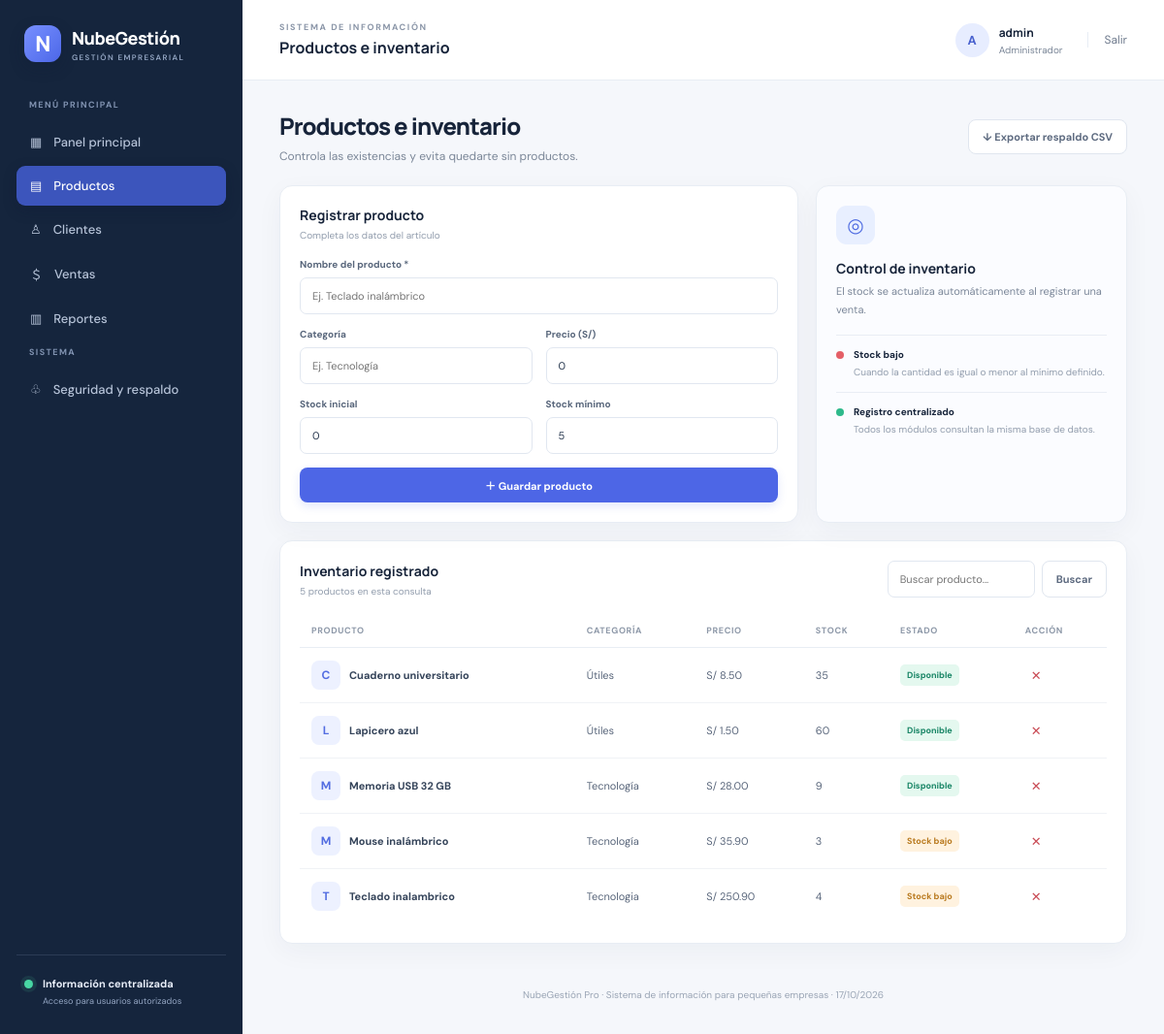
/productos (signed in), run on the app's committed database.
### app.py (models this page shows)
class Producto(db.Model):
    id = db.Column(db.Integer, primary_key=True)
    nombre = db.Column(db.String(120), nullable=False)
    categoria = db.Column(db.String(80), default="General")
    precio = db.Column(db.Float, nullable=False, default=0)
    stock = db.Column(db.Integer, nullable=False, default=0)
    stock_minimo = db.Column(db.Integer, nullable=False, default=5)
    creado_en = db.Column(db.DateTime, default=datetime.utcnow)

### app.py (the view, shortened to what this page needs)
@app.route("/productos", methods=["GET", "POST"])
@login_requerido
def productos():
    q = request.args.get("q", "").strip()
    consulta = Producto.query
    if q:
        consulta = consulta.filter(Producto.nombre.ilike(f"%{q}%") | Producto.categoria.ilike(f"%{q}%"))
    lista = consulta.order_by(Producto.nombre.asc()).all()
    return render_template("productos.html", productos=lista, q=q)

### app.py (called while the page is built)
def login_requerido(func):
    @wraps(func)
    def decorada(*args, **kwargs):
        if "usuario_id" not in session:
            return redirect(url_for("login"))
        return func(*args, **kwargs)
    return decorada

@app.context_processor
def datos_globales():
    return {"fecha_actual": date.today(), "usuario_actual": session.get("usuario")}

### templates/productos.html
{% extends "base.html" %}
{% block title %}Productos | NubeGestión{% endblock %}{% block heading %}Productos e inventario{% endblock %}
{% block content %}
<div class="page-intro"><div><h1>Productos e inventario</h1><p>Controla las existencias y evita quedarte sin productos.</p></div><a class="btn secondary" href="{{ url_for('exportar', tipo='productos') }}">↓ Exportar respaldo CSV</a></div>
<div class="two-col">
  <div class="panel"><div class="panel-heading"><div><h3>Registrar producto</h3><p>Completa los datos del artículo</p></div></div>
  <form method="post" class="form-grid">
    <div class="field full-field"><label>Nombre del producto *</label><input name="nombre" required maxlength="120" placeholder="Ej. Teclado inalámbrico"></div>
    <div class="field"><label>Categoría</label><input name="categoria" placeholder="Ej. Tecnología"></div>
    <div class="field"><label>Precio (S/)</label><input type="number" name="precio" min="0" step="0.01" required value="0"></div>
    <div class="field"><label>Stock inicial</label><input type="number" name="stock" min="0" required value="0"></div>
    <div class="field"><label>Stock mínimo</label><input type="number" name="stock_minimo" min="0" required value="5"></div>
    <button class="btn primary full-field" type="submit">＋ Guardar producto</button>
  </form></div>
  <div class="panel tips-panel"><div class="tips-icon">◎</div><h3>Control de inventario</h3><p>El stock se actualiza automáticamente al registrar una venta.</p><div class="tip-row"><span class="status-dot red"></span><span><strong>Stock bajo</strong><small>Cuando la cantidad es igual o menor al mínimo definido.</small></span></div><div class="tip-row"><span class="status-dot green"></span><span><strong>Registro centralizado</strong><small>Todos los módulos consultan la misma base de datos.</small></span></div></div>
</div>
<div class="panel"><div class="panel-heading"><div><h3>Inventario registrado</h3><p>{{ productos|length }} productos en esta consulta</p></div><form class="search-form" method="get"><input name="q" value="{{ q }}" placeholder="Buscar producto..."><button class="btn secondary" type="submit">Buscar</button></form></div>
<div class="table-wrap"><table><thead><tr><th>Producto</th><th>Categoría</th><th>Precio</th><th>Stock</th><th>Estado</th><th>Acción</th></tr></thead><tbody>
{% for p in productos %}<tr><td><div class="table-product"><span class="product-mini">{{ p.nombre[0]|upper }}</span><strong>{{ p.nombre }}</strong></div></td><td>{{ p.categoria }}</td><td>S/ {{ '%.2f'|format(p.precio) }}</td><td>{{ p.stock }}</td><td>{% if p.stock == 0 %}<span class="status danger">Agotado</span>{% elif p.stock <= p.stock_minimo %}<span class="status warning">Stock bajo</span>{% else %}<span class="status success">Disponible</span>{% endif %}</td><td><form method="post" action="{{ url_for('eliminar_producto', producto_id=p.id) }}" onsubmit="return confirm('¿Eliminar este producto?')"><button class="icon-btn danger-text" title="Eliminar" type="submit">✕</button></form></td></tr>
{% else %}<tr><td colspan="6" class="empty-cell">No se encontraron productos.</td></tr>{% endfor %}
</tbody></table></div></div>
{% endblock %}

### static/style.css (style rules this page uses)
:root { --ink:#17243a;--muted:#7b8798;--line:#e8edf4;--bg:#f5f7fb;--navy:#15253d;--blue:#4969e8;--blue2:#eef2ff;--green:#16866b;--red:#c94b55;--orange:#b77720;--shadow:0 8px 28px rgba(25,45,78,.045) }
* { box-sizing:border-box }
body { margin:0;background:var(--bg);font-family:'DM Sans',sans-serif;color:var(--ink);font-size:14px }
a { text-decoration:none;color:inherit }
button,input,select { font:inherit }
.welcome-row,.page-intro { display:flex;justify-content:space-between;align-items:center;gap:18px;margin-bottom:23px }
.welcome-row h1,.page-intro h1 { font:800 24px Manrope,sans-serif;letter-spacing:-.9px;margin:0 0 7px }
.welcome-row p,.page-intro p { margin:0;color:var(--muted);font-size:12px }
.stat-card,.panel { background:#fff;border:1px solid var(--line);border-radius:13px;box-shadow:var(--shadow) }
.green { background:#e4f8ef;color:#16866b }
.panel { padding:20px;margin-bottom:18px;min-width:0 }
.panel-heading { display:flex;justify-content:space-between;align-items:center;gap:14px;margin-bottom:17px }
.panel-heading h3,.tips-panel h3,.security-card h3 { font:700 14px Manrope,sans-serif;margin:0 0 5px }
.panel-heading p { margin:0;color:#929dad;font-size:10px }
.table-wrap { width:100%;overflow-x:auto }
table { width:100%;border-collapse:collapse;white-space:nowrap }
th { text-align:left;color:#8d98a8;font-size:9px;text-transform:uppercase;letter-spacing:.65px;font-weight:700;padding:11px 12px;border-bottom:1px solid var(--line) }
td { padding:13px 12px;border-bottom:1px solid #f0f2f6;font-size:11px;color:#59667b }
tbody tr:last-child td { border-bottom:0 }
.product-mini { width:30px;height:30px;display:inline-grid;place-items:center;background:#edf1ff;color:#536de1;border-radius:8px;font-weight:700;font-size:12px;flex-shrink:0 }
.danger-text { color:#c94b55!important }
.btn { display:inline-flex;align-items:center;justify-content:center;gap:8px;border:0;border-radius:8px;padding:10px 14px;font-size:11px;font-weight:700;cursor:pointer;white-space:nowrap }
.btn.primary { background:#4d66e6;color:white;box-shadow:0 4px 10px #4d66e626 }
.btn.secondary { background:#fff;border:1px solid #e0e6ef;color:#5e6b80 }
.page-intro { margin-bottom:22px }
.two-col { display:grid;grid-template-columns:minmax(0,1.25fr) minmax(260px,.75fr);gap:18px }
.form-grid { display:grid;grid-template-columns:repeat(2,minmax(0,1fr));gap:14px }
.field { display:flex;flex-direction:column;gap:7px;min-width:0 }
.field label,.login-form label { font-size:10px;font-weight:700;color:#58667b }
.field input,.field select,.search-form input,.login-form input { width:100%;border:1px solid #e1e7f0;border-radius:7px;padding:11px 12px;outline:none;color:#27374e;background:white;font-size:11px;min-width:0 }
.full-field { grid-column:1/-1 }
.tips-panel { background:#fbfcff }
.tips-icon { width:40px;height:40px;display:grid;place-items:center;background:#e8efff;color:#4e6be1;border-radius:11px;font-size:20px;margin-bottom:15px }
.tips-panel>p { font-size:11px;line-height:1.7;color:#7b8799;margin:0 0 17px }
.tip-row { display:flex;gap:10px;padding:13px 0;border-top:1px solid #e9edf4 }
.tip-row strong { font-size:10px;display:block;margin-bottom:4px }
.tip-row small { font-size:10px;color:#929dad;line-height:1.5;display:block }
.status-dot { width:8px;height:8px;border-radius:50%;margin-top:3px;flex-shrink:0 }
.status-dot.red { background:#e45f67 }
.status-dot.green { background:#2eb98b }
.search-form { display:flex;gap:7px;max-width:300px }
.search-form input { min-width:140px }
.table-product { display:flex;align-items:center;gap:9px }
.table-product strong { font-size:11px;color:#35445a }
.status { display:inline-block;border-radius:5px;padding:5px 7px;font-size:9px;font-weight:700;white-space:nowrap }
.status.success { background:#e4f8ef;color:#188565 }
.status.warning { background:#fff2df;color:#b9791e }
.icon-btn { border:0;background:transparent;cursor:pointer;font-size:13px;padding:6px }

### data on the page
Producto: nombre "C", nombre "Cuaderno universitario", categoria "Útiles", precio "8.50", stock "35", stock_minimo "Disponible"
Producto: nombre "L", nombre "Lapicero azul", categoria "Útiles", precio "1.50", stock "60", stock_minimo "Disponible"
Producto: nombre "M", nombre "Memoria USB 32 GB", categoria "Tecnología", precio "28.00", stock "9", stock_minimo "Disponible"
Producto: nombre "M", nombre "Mouse inalámbrico", categoria "Tecnología", precio "35.90", stock "3", stock_minimo "Stock bajo"
Producto: nombre "T", nombre "Teclado inalambrico", categoria "Tecnologia", precio "250.90", stock "4", stock_minimo "Stock bajo"

### other printed values
{{ session.get('usuario','A')[0]|upper }} "A"
{{ session.get('usuario') }} "admin"
{{ productos|length }} "5"
